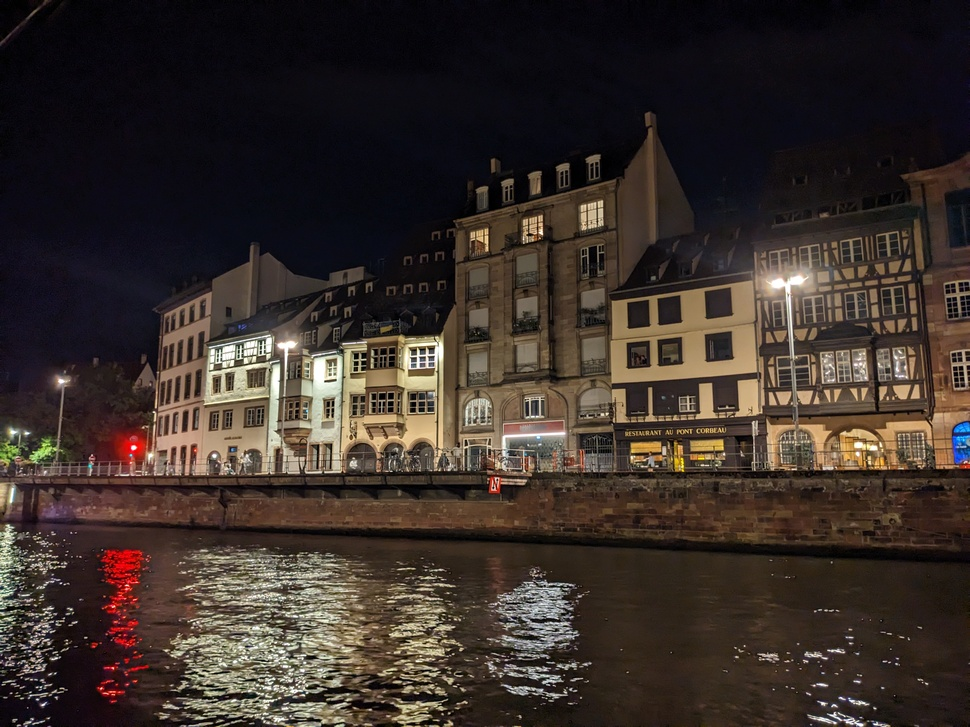
#> input picture images/input/city.jpg, 970 x 727 px, shrunk from 4032 x 3024 before the run, found by its file name
$ python collect_sihdr_images.py --gt_path ../../images/input/cat.jpg --baseline_path ../../images/input --baseline_list ../../images/input --output_path out.png --clip 5 --file_names ../../images/input/city.jpg
#> lines starting #> are read from the running program, lines starting #| are printed output that depends on the picture; after the words box and inside, x2 and y2 are one past the last pixel; in counts of white or black regions, pixels touching at a corner belong together
import os

os.environ["OPENCV_IO_ENABLE_OPENEXR"] = "1"
import argparse
import numpy as np
import cv2
from tqdm import tqdm


def collect_sihdr_images(
    gt_path, baseline_path, baseline_list, output_path, clip_id, file_name
):
#> called with gt_path = '../../images/input/cat.jpg', baseline_path = '../../images/input', output_path = 'out.png', clip_id = 5, file_name = '../../images/input/city.jpg'
    base_name = os.path.splitext(file_name)[0]
    # read file from ground truth path
    gt_image = cv2.imread(os.path.join(gt_path, file_name), cv2.IMREAD_UNCHANGED)
#> gt_image is the input picture: shape (727, 970, 3); mean B, G, R 42.2, 47.8, 58.2
    if gt_image is None:
        print(f"Ground truth image not found: {os.path.join(gt_path, file_name)}")
        return
    gt_image = np.float32(cv2.cvtColor(gt_image, cv2.COLOR_BGR2RGB))
    gt_image = gt_image / np.percentile(
        gt_image, clip_id
    )  # set 95th percentile to 1.0, following original SIHDR paper

    # create output directory if not exists
    output_path = os.path.join(output_path, base_name)
    os.makedirs(output_path, exist_ok=True)

    # write gt image
    cv2.imwrite(
        os.path.join(output_path, f"{base_name}_gt.exr"),
        cv2.cvtColor(gt_image, cv2.COLOR_RGB2BGR),
    )

    # read and write images from baseline paths
    for baseline in baseline_list:
        # read image
        baseline_image = cv2.imread(
            os.path.join(baseline_path, baseline, f"clip_{clip_id}", file_name),
            cv2.IMREAD_UNCHANGED,
        )
        if baseline_image is None:
            print(
                f"Baseline image not found: {os.path.join(baseline_path, baseline, f'clip_{clip_id}', file_name)}"
            )
            continue
        baseline_image = np.float32(cv2.cvtColor(baseline_image, cv2.COLOR_BGR2RGB))

        # scale match - find linear fit against LDR part of the gt image
        mask = gt_image.max(axis=2) <= 1.0
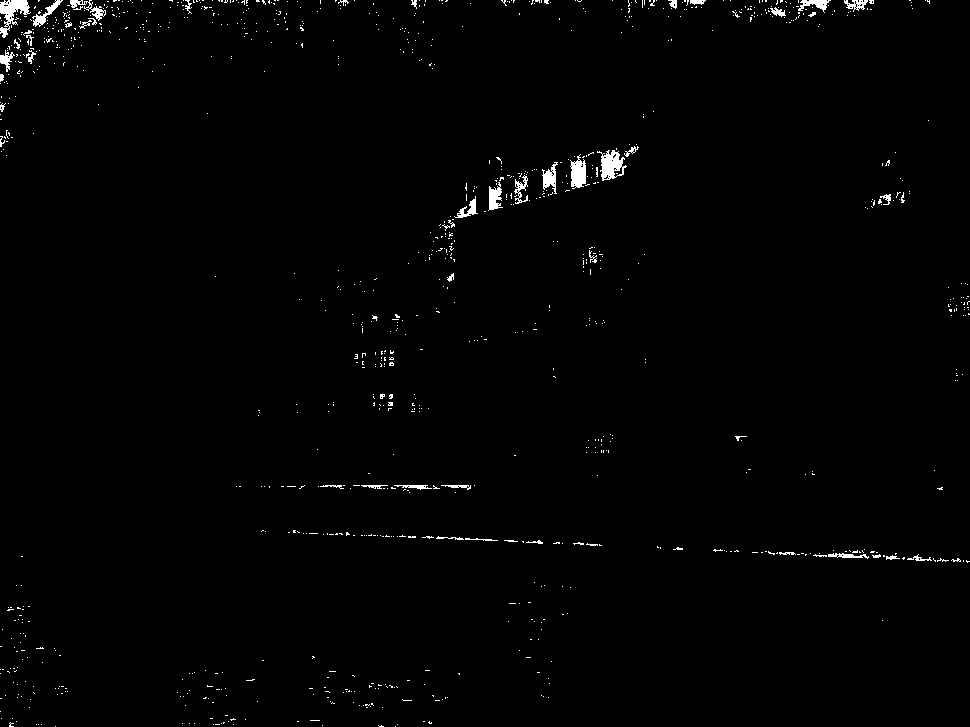
#> mask: shape (727, 970) bool; 1% white; 1073 white regions (1021 under 20 px), largest, box (x1, y1, x2, y2) and area: (0, 0, 31, 38) 503, (597, 150, 627, 181) 500, (570, 154, 586, 189) 382
        a = baseline_image[mask].reshape(-1, 1)
        b = gt_image[mask].reshape(-1, 1)
        x = np.linalg.lstsq(a, b, rcond=None)[0]
#> x = [0.167]
        baseline_image = baseline_image * x

        # write baseline image
        cv2.imwrite(
            os.path.join(output_path, f"{base_name}_{baseline}.exr"),
            cv2.cvtColor(baseline_image, cv2.COLOR_RGB2BGR),
        )


if __name__ == "__main__":
    parser = argparse.ArgumentParser(
        description="Collect SIHDR images from ground truth and baseline methods."
    )
    parser.add_argument(
        "--gt_path", type=str, required=True, help="Path to ground truth SIHDR images."
    )
    parser.add_argument(
        "--baseline_path",
        type=str,
        required=True,
        help="Path to baseline SIHDR method folders.",
    )
    parser.add_argument(
        "--baseline_list",
        type=str,
        nargs="+",
        required=True,
        help="List of baseline method folder names.",
    )
    parser.add_argument(
        "--output_path",
        type=str,
        required=True,
        help="Path to save collected images.",
    )
    parser.add_argument(
        "--clip",
        type=int,
        required=True,
        help="Path to save collected images.",
    )
    parser.add_argument(
        "--file_names",
        type=str,
        nargs="+",
        required=True,
        help="Name of the SIHDR image file to process.",
    )
    args = parser.parse_args()

    gt_path = args.gt_path
    baseline_path = args.baseline_path
    baseline_list = args.baseline_list
    output_path = args.output_path
    clip = args.clip

    for file_name in tqdm(args.file_names):
        collect_sihdr_images(
            gt_path, baseline_path, baseline_list, output_path, clip, file_name
        )
